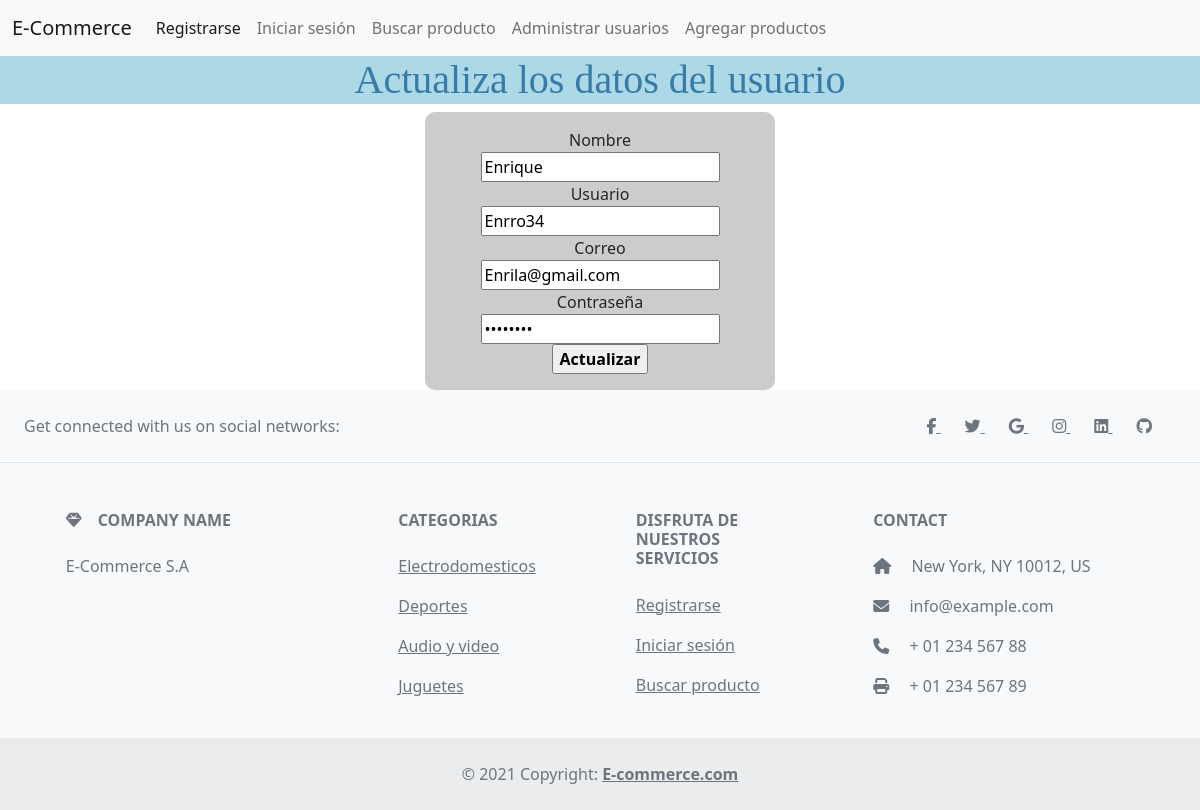
Before: /actualizar_usuario/8/ with the older database file.
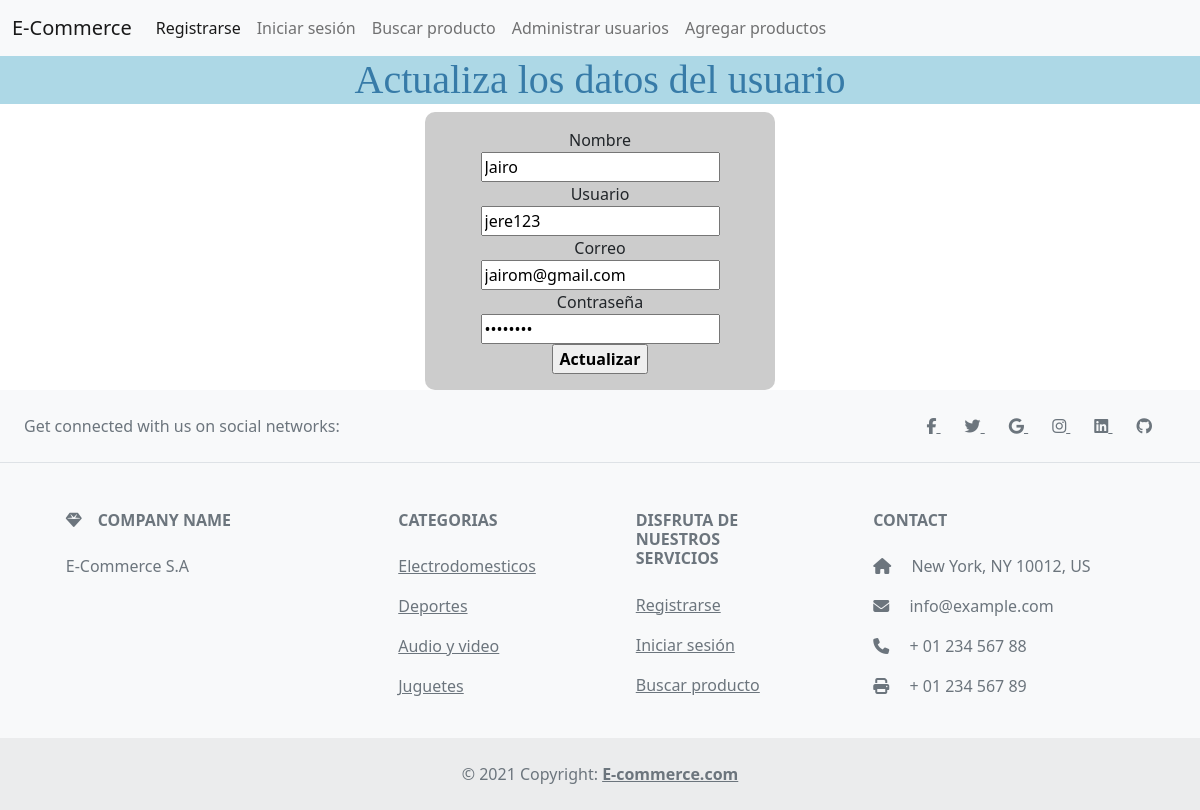
After: the same page with the newer database file.
### tables this page shows
CREATE TABLE usuarios(
   id INTEGER PRIMARY KEY,
   nombre REAL NOT NULL,
   usuario REAL NOT NULL,
   correo REAL NOT NULL,
   contraseña REAL NOT NULL
);

### main.py (the view)
@app.route('/actualizar_usuario/<id>/', methods=['GET'])
def actualizar_usuario(id):
    print("Hola mundo")
    con = sql_connection()
    cursorObj = con.cursor()
    cursorObj.execute("SELECT * FROM usuarios WHERE id=?;", (id,))
    usu = cursorObj.fetchone()
    con.commit()
    return render_template("actualizar.html",usu=usu)

### main.py (called while the page is built)
def sql_connection():
    try:
        con = sqlite3.connect('database.db')
        print("Conexion OK")
        return con
    except Error:
        print(Error)

### templates/actualizar.html
{% extends 'base.html' %}
{% block header %}
  <h1>{% block title %}Actualiza los datos del usuario{% endblock %}</h1>
{% endblock %}
{% block contenido %}
    <center>
        <form action="/editar/{{usu[0]}}/" method="post" name="formRegistro" onsubmit="">
            <div>
            <label for="Nombre"> Nombre </label>
            </div>
            <div>
            <input type="text" name="Nombre" id="Nombre" value="{{usu[1]}}">
            </div>
            <div>
            <label for="usuario"> Usuario </label>
            </div>
            <div>
            <input type="text" name="Usuario" id="Usuario" value="{{usu[2]}}">
            </div>
            <div>
            <label for="email"> Correo </label>
            </div>
            <div>
            <input type="email" name="email" id="email" value="{{usu[3]}}">
            </div>
            <div>
            <label for="password"> Contraseña </label>
            </div>
            <div>
            <input type="password" name="password" id="password" value="{{usu[4]}}">
            <div>
            <input class="boton negrilla" type="submit" value="Actualizar">
            </div>
        </form>
    </center>
{% endblock %}

Changed rows visible on the page:
changed usuarios: Nombre "Enrique" → "Jairo"; Usuario "Enrro34" → "jere123"; email "Enrila@gmail.com" → "jairom@gmail.com"
